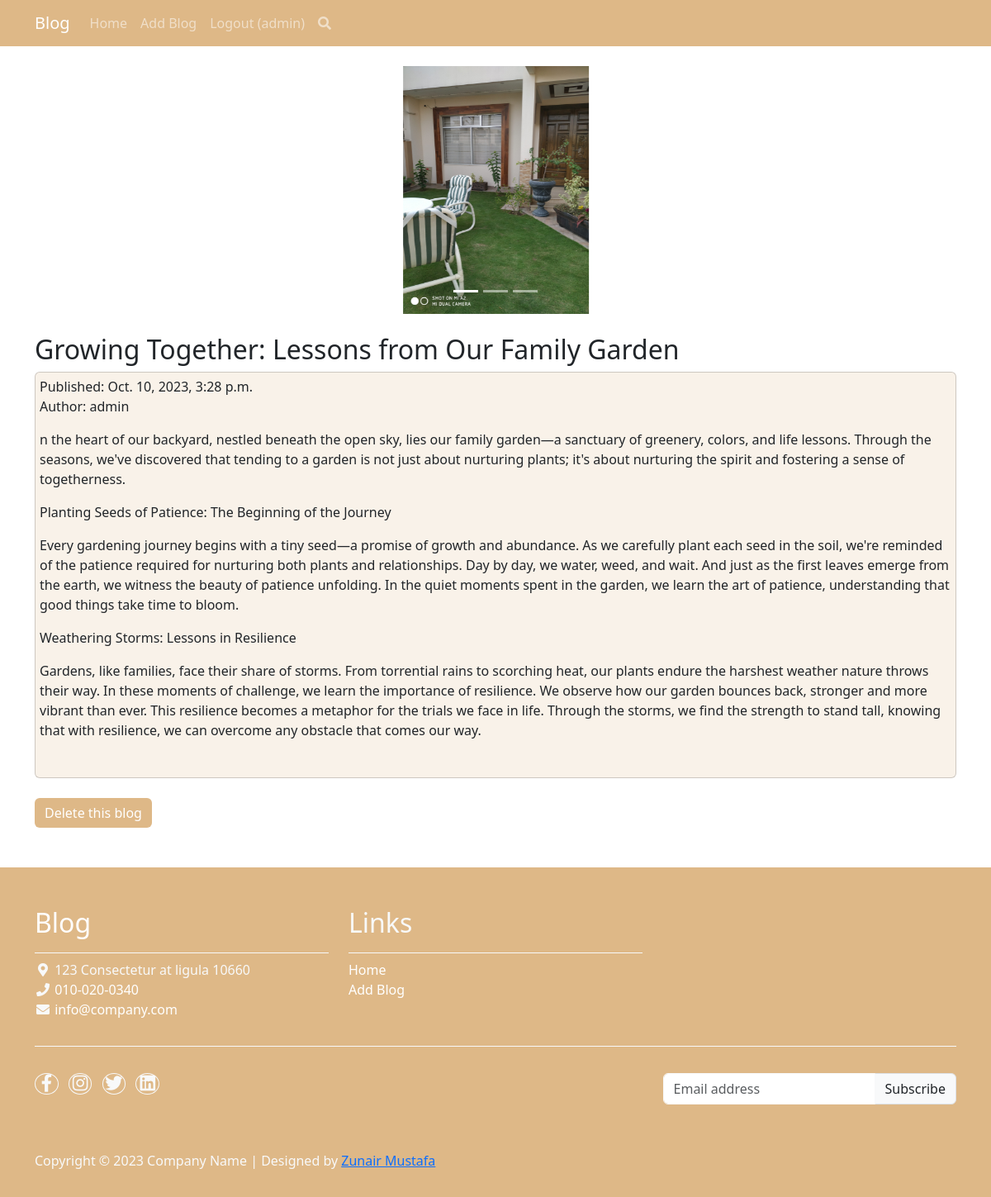
/blog/12/ (signed in), run on the app's committed database.
### blog_app/models.py (models this page shows, shortened)
class BlogImage(models.Model):
    blog = models.ForeignKey(BlogPost, on_delete=models.CASCADE, related_name='images')
    pic = models.ImageField(upload_to='images/')

class BlogPost(models.Model):
    title = models.CharField(max_length=200)
    desc = models.TextField(max_length=600)
    Content = models.TextField()
    author = models.ForeignKey(User, on_delete=models.CASCADE)
    date = models.DateTimeField(auto_now_add=True)

### blog_app/views.py (the view)
# urls.py: 2. Add a URL to urlpatterns:  path('blog/', include('blog.urls'))
def blog(request, blog_id):
    blog_this = BlogPost.objects.get(id=blog_id)
    if request.method == 'POST':
        if 'delete' in request.POST:
            return render(request, 'blog.html', {'blog': blog_this, 'deleteme': 'Yes'})
    return render(request, 'blog.html', {'blog': blog_this})

### templates/blog.html (shortened to what this page needs)
{% extends 'home.html' %}
{% block content %}
{% if deleteme is None %}
<div class="container mt-4">
        <div id="mycarousel" class="carousel slide" data-bs-ride="carousel">
            <div class="carousel-indicators">
                {% for i in blog.images.all %}
                    {% if forloop.counter == 1 %}
                    <button type="button" data-bs-target="#mycarousel" data-bs-slide-to="0" class="active" aria-current="true"></button>
                    {% else %}
                    <button type="button" data-bs-target="#mycarousel" data-bs-slide-to="{{ forloop.counter0 }}"></button>
                    {% endif %}
                {% endfor %}
            </div>
            <div class="carousel-box">
                <div class="carousel-inner" >
                    {% for i in blog.images.all %}
                    {% if forloop.counter == 1 %}
                    <div class="carousel-item active">
                    {% else %}
                    <div class="carousel-item">
                    {% endif %}
                    <img class="img-fluid d-block"  src="{{ i.pic.url }}" alt="blog img">
                    </div>
                    {% endfor %}
                </div>
            </div>
            <a class="carousel-control-prev" href="#mycarousel" role="button" data-bs-slide="prev">
                <span class="carousel-control-prev-icon" aria-hidden="true"></span>
            </a>
            <a class="carousel-control-next" href="#mycarousel" role="button" data-bs-slide="next">
                <span class="carousel-control-next-icon" aria-hidden="true"></span>
            </a>
        </div>
    <br>
    <h2>{{ blog.title }}</h2>
    <div class="col-md " >
            <div class="card mb-4 mx-auto" style="padding: 5px;background-color:rgba(222, 184, 135, 0.18)">
                    <p>Published: {{ blog.date }}<br>Author: {{ blog.author }}</p>
                    <div>{{ blog.Content | linebreaks }}</div><br>
            </div>
    </div>
    {% if request.user.is_staff %}
    <form method="post" action="">
        <button style="border: white ;background-color: burlywood;" type="submit" name="delete" class="btn btn-primary">Delete this blog</button>
    </form><br><br>
    {% endif %}
</div>
{% else %}
    {% include 'confirm-delete.html' %}
{% endif %}
{% endblock%}

### templates/home.html (shortened to what this page needs)
<!DOCTYPE html>
<html lang="en">
<head>
    <link rel="stylesheet" href="https://cdn.jsdelivr.net/npm/bootstrap/dist/css/bootstrap.min.css">
    <link rel="stylesheet" href="https://cdnjs.cloudflare.com/ajax/libs/font-awesome/5.15.3/css/all.min.css">
</head>
<body>
<div class="content">
<nav class="navbar navbar-expand-lg navbar-dark mx-auto" style="background-color: burlywood;">
    <div class="container">
        <a class="navbar-brand" href="/">Blog</a>
        <div class="collapse navbar-collapse" id="navbarNav">
            <ul class="navbar-nav ml-auto">
                <li class="nav-item active">
                    <a class="nav-link" href="/">Home</a>
                </li>
                <li class="nav-item">
                    <a class="nav-link" href="/add/">Add Blog</a>
                </li>
                {% if request.user.is_authenticated %}
                    <li class="nav-item">
                        <a class="nav-link" href="/logout/">Logout ({{request.user}})</a>
                    </li>
                {% else %}
                    <li class="nav-item">
                        <a class="nav-link" href="/login/">Login</a>
                    </li>
                {% endif %}
                <li class="nav-item">
                    <label for="search-form-toggle" class="nav-link">
                        <i class="fa fa-search"></i>
                    </label>
                </li>
            </ul>
        </div>
    </div>
</nav>
{% block content%}{% endblock%}
</div>
<footer style="background-color: burlywood;">
    <div class="container">
        <div class="row">
            <div class="col-md-4 pt-5">
                <h2 class="h2 border-bottom pb-3 border-light logo" style="color: white;">Blog</h2>
                <ul class="list-unstyled text-light footer-link-list">
                    <li>
                        <i class="fas fa-map-marker-alt fa-fw"></i>
                        123 Consectetur at ligula 10660
                    </li>
                    <li>
                        <i class="fa fa-phone fa-fw"></i>
                        <a class="custom-text-decoration" href="tel:010-020-0340">010-020-0340</a>
                    </li>
                    <li>
                        <i class="fa fa-envelope fa-fw"></i>
                        <a class="custom-text-decoration" href="mailto:info@company.com">info@company.com</a>
                    </li>
                </ul>
            </div>
            <div class="col-md-4 pt-5">
                <h2 class="h2 text-light border-bottom pb-3 border-light">Links</h2>
                <ul class="list-unstyled text-light footer-link-list">
                    <li><a class="custom-text-decoration" href="{% url 'default'%}"}">Home</a></li>
                    <li><a class="custom-text-decoration" href="{% url 'add'%}">Add Blog</a></li>
                </ul>
            </div>
        </div>
        <div class="row text-light mb-4">
            <div class="col-12 mb-3">
                <div class="w-100 my-3 border-top border-light"></div>
            </div>
            <div class="col-auto me-auto">
                <ul class="list-inline text-left footer-icons">
                    <li class="list-inline-item border border-light rounded-circle text-center">
                        <a class="text-light custom-text-decoration" target="_blank" href="http://facebook.com/"><i class="fab fa-facebook-f fa-lg fa-fw"></i></a>
                    </li>
                    <li class="list-inline-item border border-light rounded-circle text-center">
                        <a class="text-light custom-text-decoration" target="_blank" href="https://www.instagram.com/"><i class="fab fa-instagram fa-lg fa-fw"></i></a>
                    </li>
                    <li class="list-inline-item border border-light rounded-circle text-center">
                        <a class="text-light custom-text-decoration" target="_blank" href="https://twitter.com/"><i class="fab fa-twitter fa-lg fa-fw"></i></a>
                    </li>
                    <li class="list-inline-item border border-light rounded-circle text-center">
                        <a class="text-light custom-text-decoration" target="_blank" href="https://www.linkedin.com/"><i class="fab fa-linkedin fa-lg fa-fw"></i></a>
                    </li>
                </ul>
            </div>
            <div class="col-auto">
                <div class="input-group mb-2">
                    <input type="text" class="form-control border-light" id="subscribeEmail" placeholder="Email address">
                    <div class="input-group-text btn-success text-dark">Subscribe</div>
                </div>
            </div>
        </div>
    </div>
    <div class="w-100 py-3">
        <div class="container">
            <div class="row pt-2">
                <div class="col-12">
                    <p class="text-left text-light">
                        Copyright &copy; 2023 Company Name
                        | Designed by <a rel="sponsored" href="#" target="_blank">Zunair Mustafa</a>
                    </p>
                </div>
            </div>
        </div>
    </div>
</footer>
</body>
</html>

### templates/home.html (style rules this page uses)
body { display: flex; flex-direction: column; min-height: 100vh; }
.content { flex: 1; }
.carousel-box { height: 300px; overflow: hidden; }
.carousel-box img { width: 100%; height: 300px; object-fit: contain; }
.custom-text-decoration { text-decoration: none; color: white; }

### data on the page
BlogImage: pic (picture)
BlogPost: title "Growing Together: Lessons from Our Family Garden", date "Oct. 10, 2023, 3:28 p.m.", author "admin", Content "n the heart of our backyard, nestled beneath the open sky, lies our family garden—a sanctuary of greenery, colors, and life lessons. Through the seasons, we've discovered that tending to a garden is not just about nurturing plants; it's about nurturing the spirit and fostering a sense of togetherness. Planting Seeds of Patience: The Beginning of the Journey Every gardening journey begins with a tiny seed—a promise of growth and abundance. As we carefully plant each seed in the soil, we're reminded of the patience required for nurturing both plants and relationships. Day by day, we water, weed, and wait. And just as the first leaves emerge from the earth, we witness the beauty of patience…"

### other printed values
{{ request.user }} "admin"
